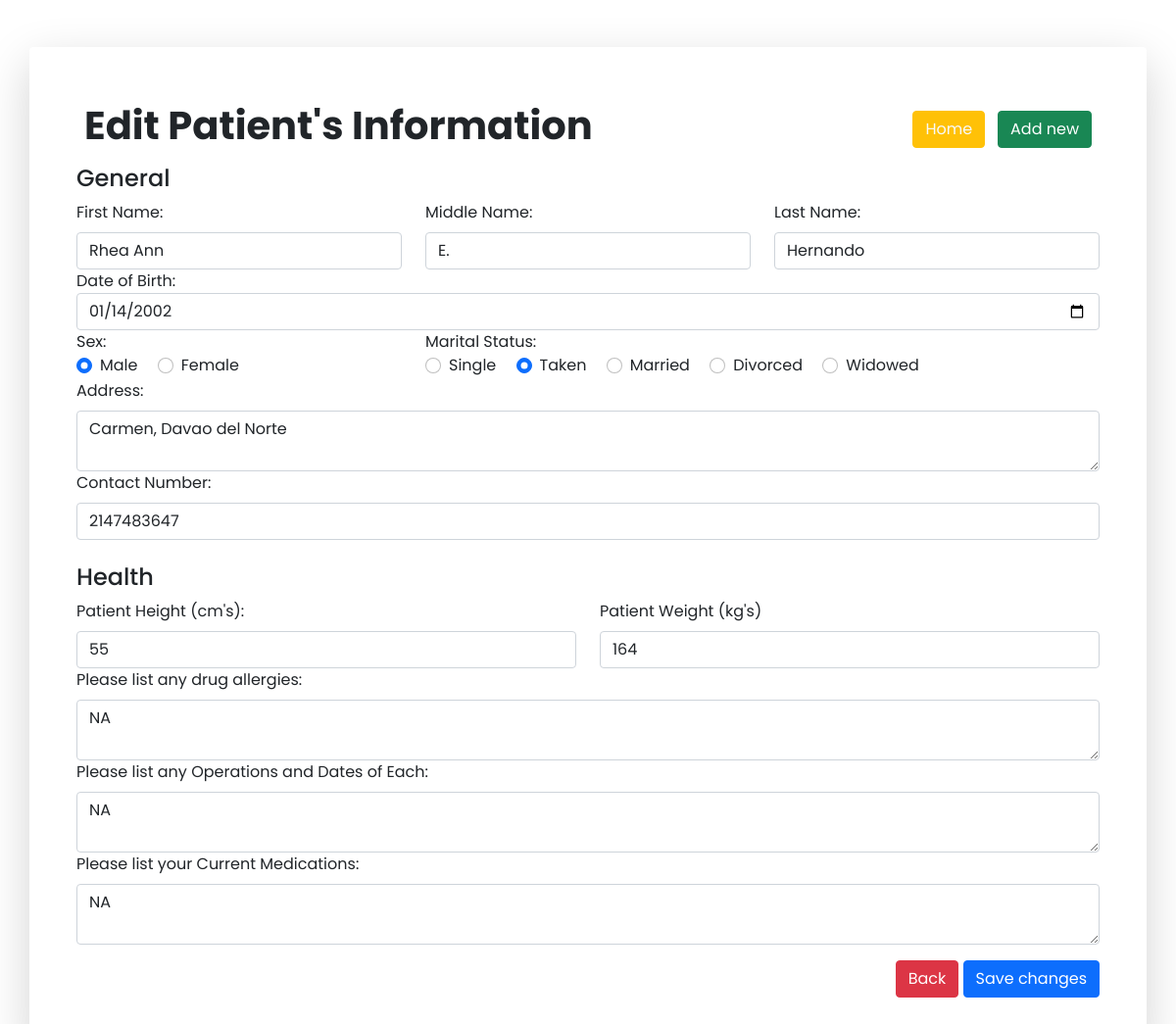
/hms/edit.php?ID=3, run on the app's committed database.
### tables this page shows
CREATE TABLE `patientinformation` (
  `patientID` int(11) NOT NULL,
  `firstName` varchar(50) NOT NULL,
  `middleName` varchar(50) NOT NULL,
  `lastName` varchar(50) NOT NULL,
  `dateOfBirth` date NOT NULL,
  `gender` varchar(8) NOT NULL,
  `maritalStatus` varchar(50) NOT NULL,
  `p_address` varchar(100) NOT NULL,
  `contactNumber` int(11) NOT NULL,
  `height` int(11) NOT NULL,
  `weight` int(11) NOT NULL,
  `allergies` varchar(50) NOT NULL,
  `operations` varchar(50) NOT NULL,
  `medications` varchar(50) NOT NULL
);

### hms/edit.php (the view, shortened to what this page needs)
<?php
$conn = connection();
$patientID =  mysqli_real_escape_string($conn, $_GET['ID']);
$sql = "SELECT * FROM patientinformation WHERE patientID = '$patientID'";
$patientInformation = $conn->query($sql) or die($conn->error);
$row = $patientInformation->fetch_assoc();
?>
<!DOCTYPE html>
<html lang="en">
<head>
   <link rel="stylesheet" type="text/css" href="css/bootstrap.min.css">
   <link rel="stylesheet" type="text/css" href="css/font.css">
</head>
<body>
   <div class="container bg-light shadow-lg p-5 mb-5 bg-body rounded mt-5">
      <form action=" update.php?ID=<?php echo $patientID ?>" method="POST">
         <div class="mb-3 ">
            <div>
               <div class="p-2 d-flex justify-content-between d-flex align-items-center">
                  <div>
                     <h1 class="fw-bold">Edit Patient's Information</h1>
                  </div>
                  <div>
                     <a href="home.php" type="button" name="close" class="btn btn-warning text-light">Home</a>
                     <a href="add.php" type="button" class="btn btn-success">Add new</a>
                  </div>
               </div>
               <h4>General</h4>
               <div class="row">
                  <div class="col-4"> <label for="firstName" class="form-label">First Name:</label>
                     <input type="text" class="form-control" id="firstName" name="firstName" required value="<?php echo $row['firstName'] ?>">
                  </div>
                  <div class="col-4">
                     <label for="middleName" class="form-label">Middle Name:</label>
                     <input type="text" class="form-control" id="middleName" name="middleName" value="<?php echo $row['middleName'] ?>">
                  </div>
                  <div class="col-4">
                     <label for="lastName" class="form-label">Last Name:</label>
                     <input type="text" class="form-control" id="lastName" name="lastName" required value="<?php echo $row['lastName'] ?>">
                  </div>
               </div>
               <div>
                  <label for="dob">Date of Birth:</label>
                  <input class="form-control" name="dob" id="dob" value="<?php echo $row['dateOfBirth'] ?>" required type="date">
               </div>
               <div class="row">
                  <div class="col-4">
                     <label>Sex: &nbsp;</label><br>
                     <div class="form-check form-check-inline">
                        <input class="form-check-input" type="radio" name="sex" required value="Male" <?php if ($row['gender'] == "Male") echo 'checked="checked"';  ?> id="male">
                        <label class="form-check-label" for="male">
                           Male
                        </label>
                     </div>
                     <div class="form-check form-check-inline">
                        <input class="form-check-input" type="radio" name="sex" required value="Female" <?php if ($row['gender'] == "Female") echo 'checked="checked"';  ?> id="female">
                        <label class="form-check-label" for="female">
                           Female
                        </label>
                     </div>
                  </div>
                  <div class="col-8">
                     <label>Marital Status: &nbsp;</label><br>
                     <div class="form-check form-check-inline">
                        <input class="form-check-input" type="radio" name="maritalStatus" required value="Single" <?php if ($row['maritalStatus'] == "Single") echo 'checked="checked"';  ?> id="defaultCheck1">
                        <label class="form-check-label" for="defaultCheck1">
                           Single
                        </label>
                     </div>
                     <div class="form-check form-check-inline">
                        <input class="form-check-input" type="radio" name="maritalStatus" required value="Taken" <?php if ($row['maritalStatus'] == "Taken") echo 'checked="checked"';  ?> id="defaultCheck1">
                        <label class="form-check-label" for="defaultCheck1">
                           Taken
                        </label>
                     </div>
                     <div class="form-check form-check-inline">
                        <input class="form-check-input" type="radio" name="maritalStatus" required value="Married" <?php if ($row['maritalStatus'] == "Married") echo 'checked="checked"';  ?> id="defaultCheck1">
                        <label class="form-check-label" for="defaultCheck1">
                           Married
                        </label>
                     </div>
                     <div class="form-check form-check-inline">
                        <input class="form-check-input" type="radio" name="maritalStatus" required value="Divorced" <?php if ($row['maritalStatus'] == "Divorced") echo 'checked="checked"';  ?> id="defaultCheck1">
                        <label class="form-check-label" for="defaultCheck1">
                           Divorced
                        </label>
                     </div>
                     <div class="form-check form-check-inline">
                        <input class="form-check-input" type="radio" name="maritalStatus" required value="Widowed" <?php if ($row['maritalStatus'] == "Widowed") echo 'checked="checked"';  ?> id="defaultCheck1">
                        <label class="form-check-label" for="defaultCheck1">
                           Widowed
                        </label>
                     </div>
                  </div>
               </div>
               <div>
                  <label for="address" class="form-label">Address:</label>
                  <textarea class="form-control" required id="address" name="address" value="<?php echo $row['p_address'] ?>" rows="2"><?php echo $row['p_address'] ?></textarea>
               </div>
               <div>
                  <label for="cNum" class="form-label">Contact Number:</label>
                  <input type="number" required maxlength="13" required class="form-control" id="cNum" name="cNum" value="<?php echo $row['contactNumber'] ?>">
               </div>
               <br>
               <h4>Health</h4>
               <div class="row">
                  <div class="col-6"> <label for="height" class="form-label">Patient Height (cm's):</label>
                     <input type="text" class="form-control" id="height" name="height" required value="<?php echo $row['height']  ?>">
                  </div>
                  <div class="col-6"> <label for="weight" class="form-label">Patient Weight (kg's)</label>
                     <input type="text" class="form-control" id="weight" name="weight" required value="<?php echo $row['weight']  ?>">
                  </div>
               </div>
               <div>
                  <label for="allergies" class="form-label"> Please list any drug allergies:</label>
                  <textarea class="form-control" required id="allergies" name="allergies" value="<?php  ?>" rows="2"><?php echo $row['allergies']   ?></textarea>
               </div>
               <div>
                  <label for="operations" class="form-label"> Please list any Operations and Dates of Each:</label>
                  <textarea class="form-control" required id="operations" name="operations" value="<?php  ?>" rows="2"><?php echo $row['operations']  ?></textarea>
               </div>
               <div>
                  <label for="medicationss" class="form-label"> Please list your Current Medications:</label>
                  <textarea class="form-control" required id="medications" name="medications" value="<?php  ?>" rows="2"><?php echo $row['medications']  ?></textarea>
               </div>
            </div>
         </div>
         <div class="d-flex justify-content-end">
            <a href="view.php?ID=<?php echo $patientID ?>" type="button" name="close" class="btn btn-danger">Back</a>
            <button type="submit" name="submit" class="btn btn-primary">Save changes</button>
         </div>
   </div>
</body>
</html>

### data on the page
patientinformation: firstName "Rhea Ann", middleName "E.", lastName "Hernando", dob "01/14/2002", gender "☑ Male", gender "☐ Female", maritalStatus "☐ Single", maritalStatus "☑", address "Carmen, Davao del Norte", cNum "2147483647", height "55", weight "164", allergies "NA", operations "NA", medications "NA"
